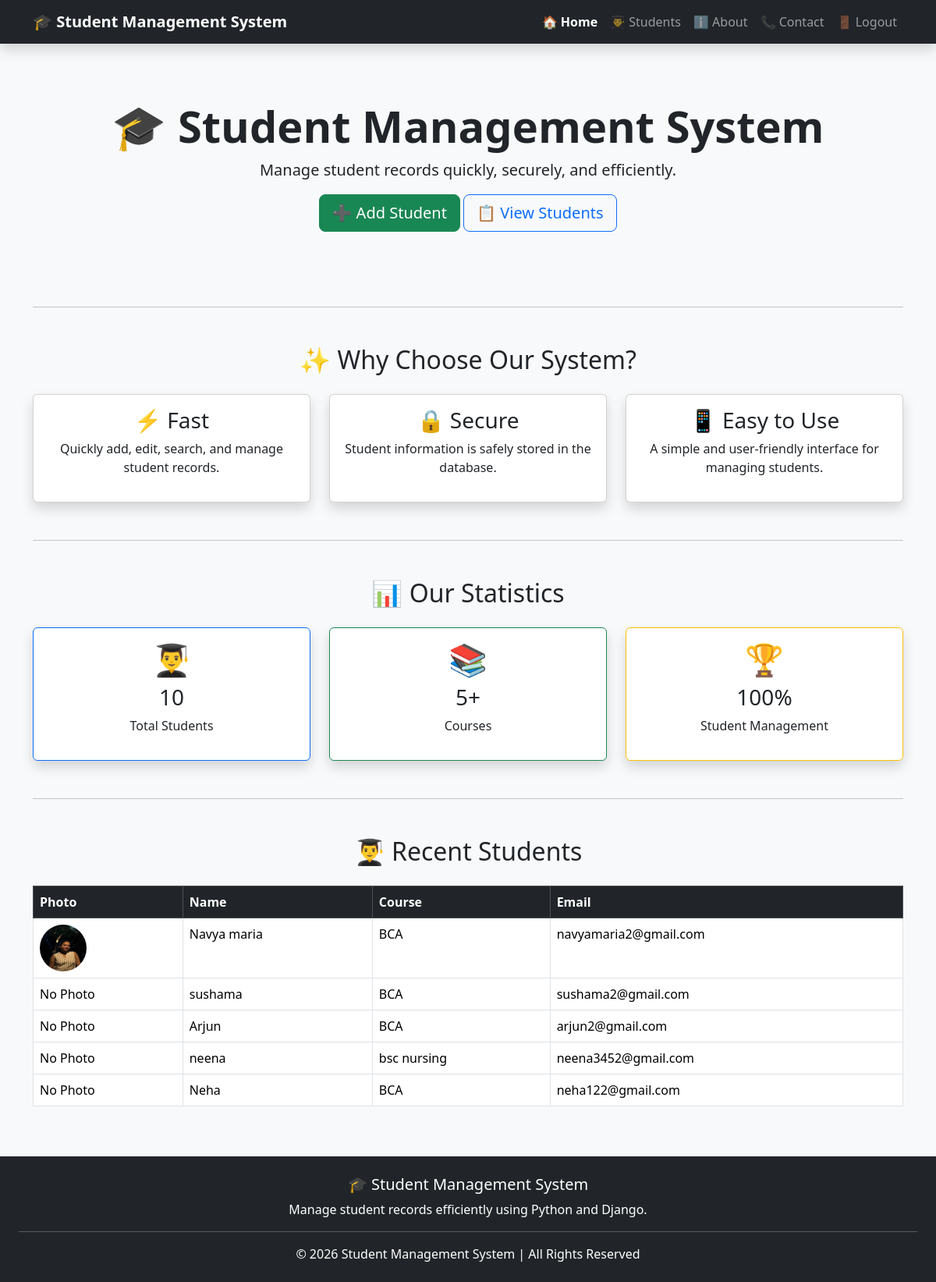
The app's page / (signed in) with its own data.
### students/models.py (models this page shows, shortened)
class Student(models.Model):
    name = models.CharField(max_length=100)
    age = models.IntegerField()
    course = models.CharField(max_length=100)
    email = models.EmailField()
    photo = models.ImageField(upload_to='students/', blank=True, null=True)

### students/views.py (the view, shortened to what this page needs)
# urls.py: 2. Add a URL to urlpatterns:  path('', views.home, name='home')
@login_required(login_url='login')
def home(request):
    query = request.GET.get('search')
    students = Student.objects.all()
    return render(request, "home.html", {
    "students": Student.objects.all().order_by('-id')[:5],
    "total_students": Student.objects.count()
})

### students/templates/home.html (shortened to what this page needs)
{% extends 'base.html' %}
{% block content %}
<div class="text-center py-5">
    <h1 class="display-4 fw-bold">
        🎓 Student Management System
    </h1>
    <p class="lead">
        Manage student records quickly, securely, and efficiently.
    </p>
    <a href="/add/" class="btn btn-success btn-lg">
        ➕ Add Student
    </a>
    <a href="{% url 'students' %}" class="btn btn-outline-primary btn-lg">
        📋 View Students
    </a>
</div>
<hr class="my-5">
<h2 class="text-center mb-4">✨ Why Choose Our System?</h2>
<div class="row text-center">
    <div class="col-md-4">
        <div class="card shadow p-3">
            <h3>⚡ Fast</h3>
            <p>Quickly add, edit, search, and manage student records.</p>
        </div>
    </div>
    <div class="col-md-4">
        <div class="card shadow p-3">
            <h3>🔒 Secure</h3>
            <p>Student information is safely stored in the database.</p>
        </div>
    </div>
    <div class="col-md-4">
        <div class="card shadow p-3">
            <h3>📱 Easy to Use</h3>
            <p>A simple and user-friendly interface for managing students.</p>
        </div>
    </div>
</div>
<hr class="my-5">
<h2 class="text-center mb-4">📊 Our Statistics</h2>
<div class="row text-center mb-5">
    <div class="col-md-4">
        <div class="card border-primary shadow">
            <div class="card-body">
                <h1>👨‍🎓</h1>
                <h3>{{ total_students }}</h3>
                <p>Total Students</p>
            </div>
        </div>
    </div>
    <div class="col-md-4">
        <div class="card border-success shadow">
            <div class="card-body">
                <h1>📚</h1>
                <h3>5+</h3>
                <p>Courses</p>
            </div>
        </div>
    </div>
    <div class="col-md-4">
        <div class="card border-warning shadow">
            <div class="card-body">
                <h1>🏆</h1>
                <h3>100%</h3>
                <p>Student Management</p>
            </div>
        </div>
    </div>
</div>
<hr class="my-5">
<h2 class="text-center mb-4">👨‍🎓 Recent Students</h2>
<div class="table-responsive">
<table class="table table-bordered table-hover">
    <thead class="table-dark">
        <tr>
            <th>Photo</th>
            <th>Name</th>
            <th>Course</th>
            <th>Email</th>
        </tr>
    </thead>
    <tbody>
    {% for student in students %}
        <tr>
            <td>
                {% if student.photo %}
                    <img src="{{ student.photo.url }}" width="60" height="60" class="rounded-circle">
                {% else %}
                    No Photo
                {% endif %}
            </td>
            <td>{{ student.name }}</td>
            <td>{{ student.course }}</td>
            <td>{{ student.email }}</td>
        </tr>
    {% empty %}
        <tr>
            <td colspan="4" class="text-center">
                No students found.
            </td>
        </tr>
    {% endfor %}
    </tbody>
</table>
</div>
{% endblock %}

### students/templates/base.html (shortened to what this page needs)
<!DOCTYPE html>
<html>
<head>
    <link href="https://cdn.jsdelivr.net/npm/bootstrap@5.3.7/dist/css/bootstrap.min.css" rel="stylesheet">
</head>
<body class="bg-light">
<nav class="navbar navbar-expand-lg navbar-dark bg-dark shadow">
    <div class="container">
        <a class="navbar-brand fw-bold" href="/">
    🎓 Student Management System
</a>
<div class="navbar-nav ms-auto">
<a class="nav-link {% if request.path == '/' %}active fw-bold{% endif %}" href="/">🏠 Home</a>
<a class="nav-link {% if '/students/' in request.path %}active fw-bold{% endif %}" href="/students/">👨‍🎓 Students</a>
<a class="nav-link {% if '/about/' in request.path %}active fw-bold{% endif %}" href="/about/">ℹ️ About</a>
<a class="nav-link {% if '/contact/' in request.path %}active fw-bold{% endif %}" href="/contact/">📞 Contact</a>
{% if user.is_authenticated %}
<a class="nav-link" href="/logout/">🚪 Logout</a>
{% else %}
<a class="nav-link" href="/login/">🔑 Login</a>
{% endif %}
</div>
    </div>
</nav>
<div class="container mt-4">
{% block content %}
{% endblock %}
</div>
<footer class="bg-dark text-white text-center p-4 mt-5">
    <h5>🎓 Student Management System</h5>
    <p>
        Manage student records efficiently using Python and Django.
    </p>
    <hr class="bg-light">
    <p class="mb-0">
        © 2026 Student Management System | All Rights Reserved
    </p>
</footer>
</body>
</html>

### records on screen
Student: photo (picture), name "Navya maria", course "BCA", email "navyamaria2@gmail.com"
Student: shows "No Photo", name "sushama", course "BCA", email "sushama2@gmail.com"
Student: shows "No Photo", name "Arjun", course "BCA", email "arjun2@gmail.com"
Student: shows "No Photo", name "neena", course "bsc nursing", email "neena3452@gmail.com"
Student: shows "No Photo", name "Neha", course "BCA", email "neha122@gmail.com"

### other values on screen
{{ total_students }} "10"
